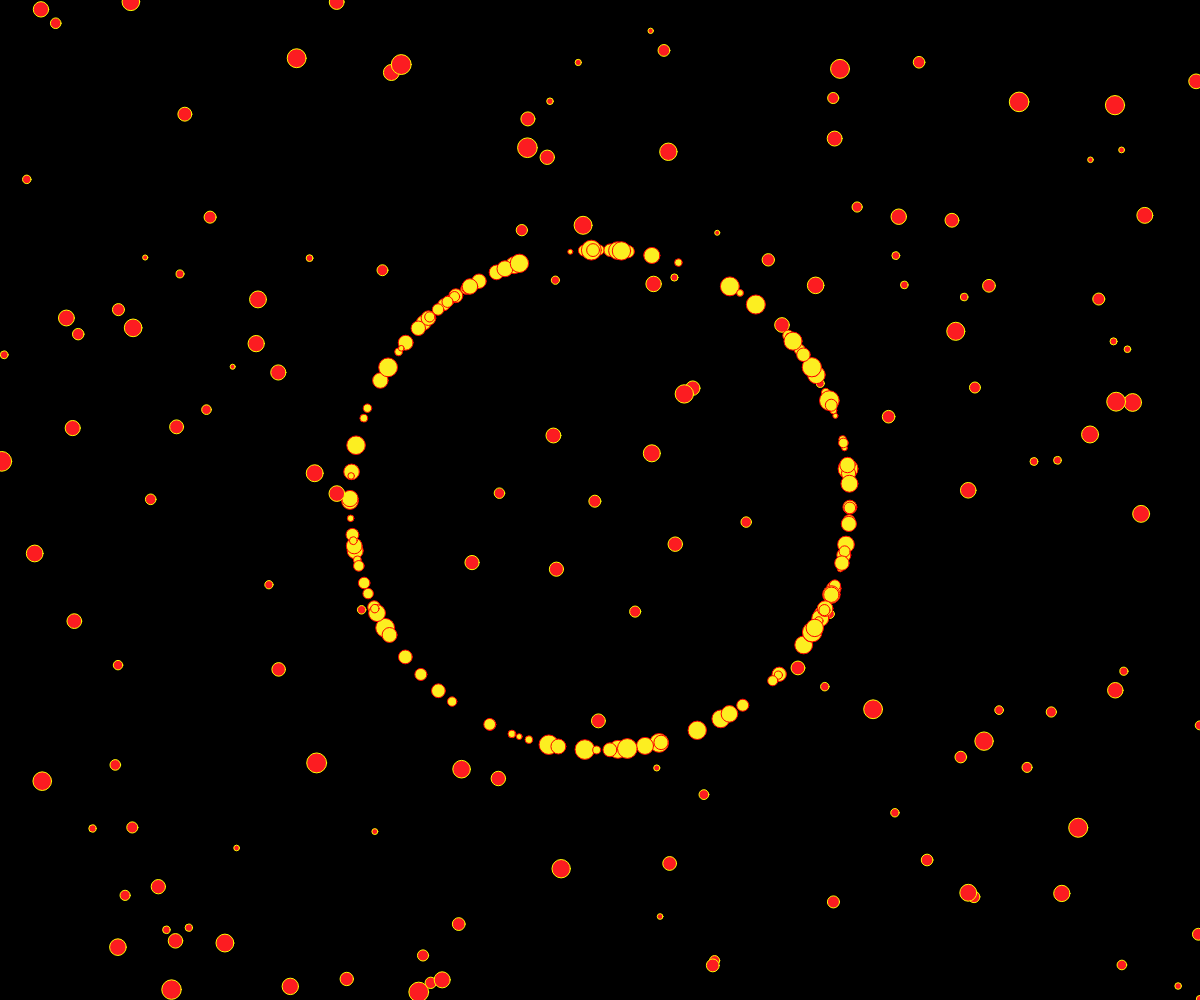
Frame 1 (no input)
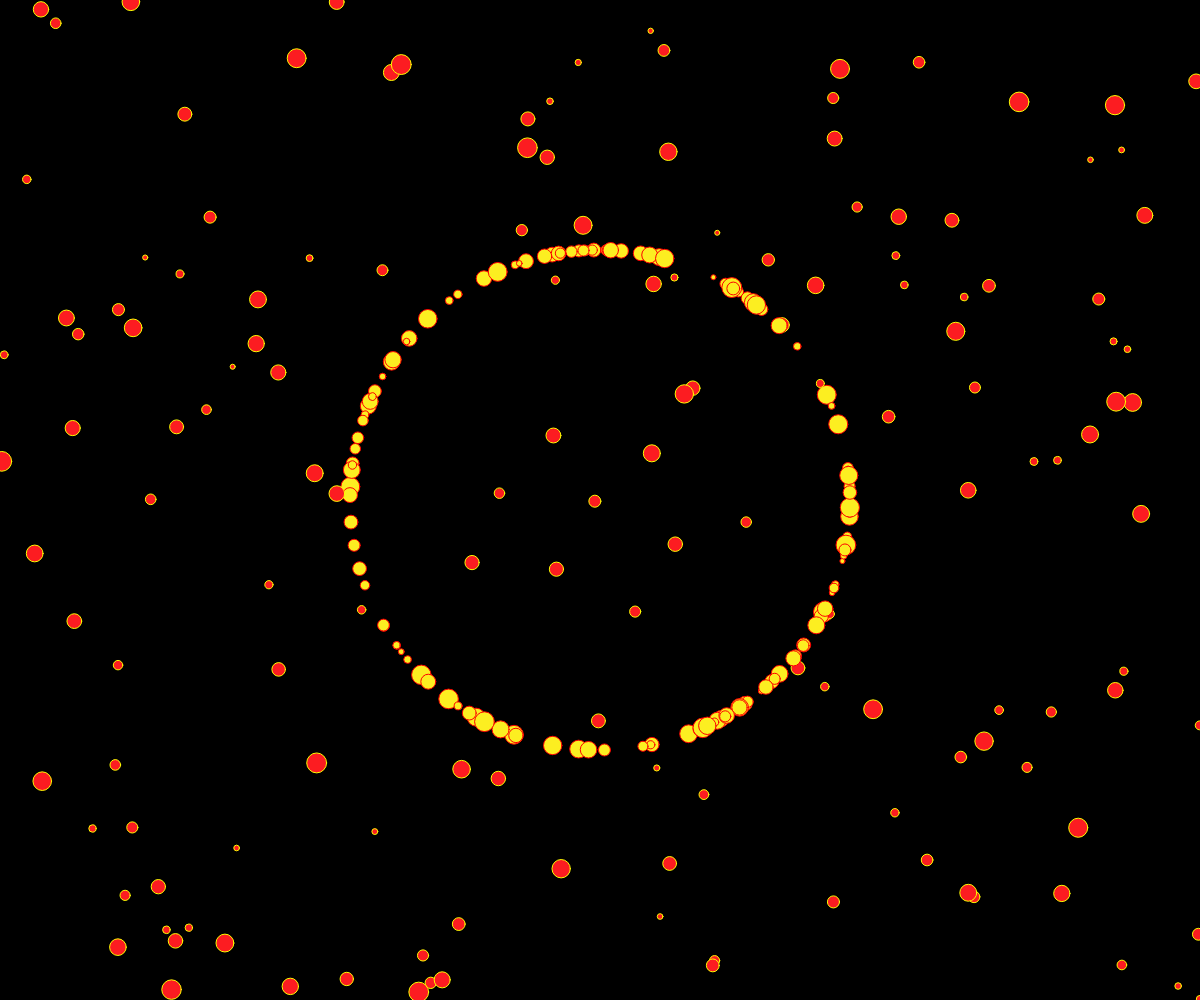
Frame 60 (no input)
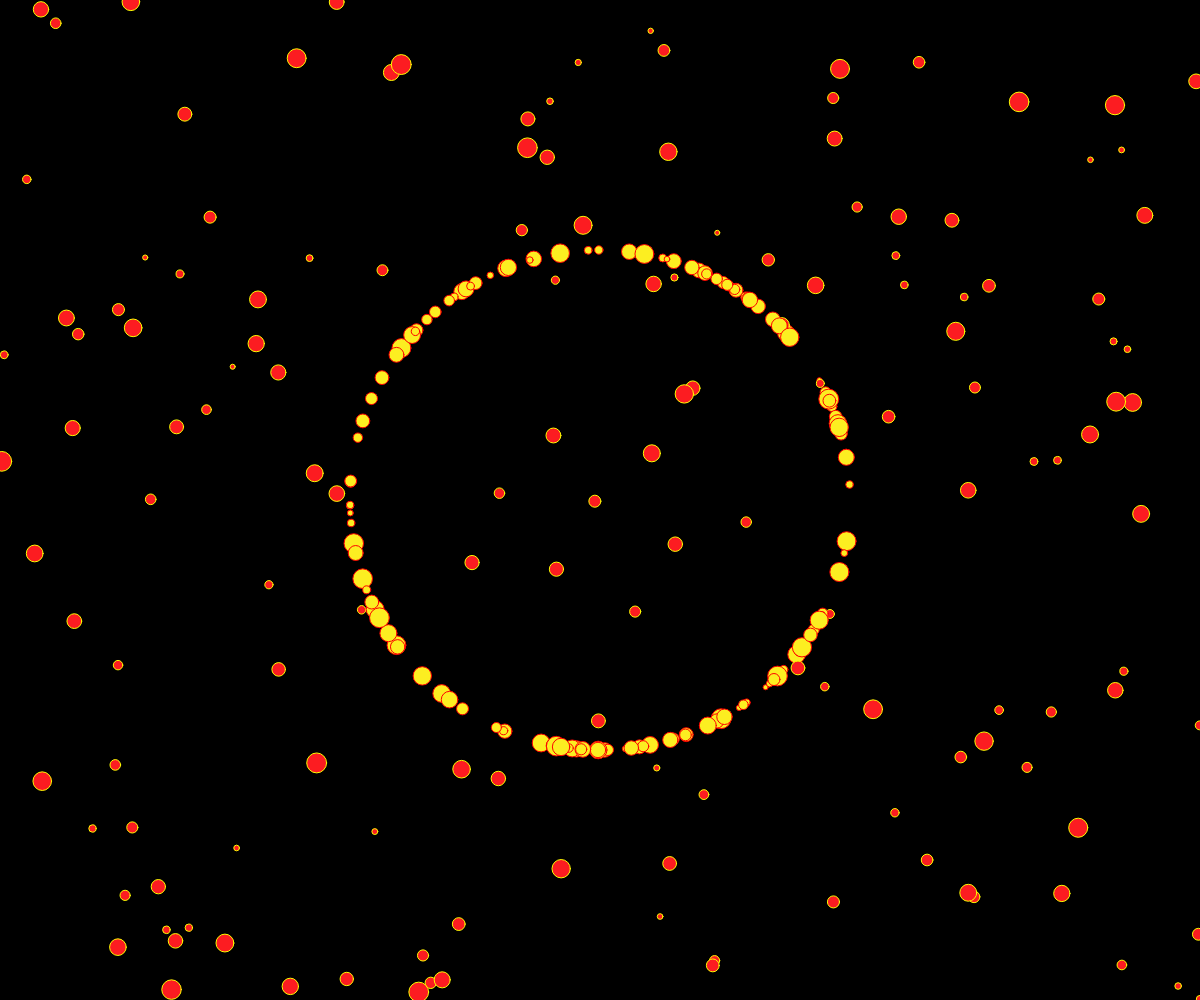
Frame 120 (the mouse pressed at the canvas centre since frame 60)

The p5.js sketch that drew these frames (run headless with seeded random() and noise() and a simulated clock; from frame 60 on, the mouse is pressed at the canvas centre):

// p5.js sketch
// ── sketch.js
let dots = [];
let angle = 0;

function setup() {
  let canvas = createCanvas(windowWidth, windowHeight);
  canvas.id("sketch-container");
  bgcolor = color(0);
  background(bgcolor);

  for (var i = 0; i < 150; i++) {
    dots[i] = new Particle();
  }
}

function draw() {
  background(bgcolor);

  var fader =
    1 - (Math.abs(mouseX - windowWidth / 2) / (windowWidth / 2)) * 0.5;

  for (let i = 0; i < dots.length; i++) {
    dots[i].update(fader);
    dots[i].show();
    // dots[i].angle += 0.01;
  }

  // translate(-windowWidth / 2, -windowHeight / 2);
}

function windowResized() {
  resizeCanvas(windowWidth, windowHeight);
}

// ── particles.js
class Particle {
  constructor() {
    this.posC = createVector(0, 0);
    this.pos = createVector(random(width), random(height));
    // this.pos = this.posR.copy();

    this.r = 250;
    this.angle = random(TWO_PI);
    this.posC.x = this.r * cos(this.angle);
    this.posC.y = this.r * sin(this.angle);
    this.posR = p5.Vector.random2D();

    // this.fader = fade;
    // this.posR = createVector(
    //   Math.floor(Math.random() * height + (width - height) / 2),
    //   Math.floor(Math.random() * height)
    // );

    // this.posC.x = this.r1 * cos(this.angle);
    // this.posC.y = this.r1 * sin(this.angle);

    this.size = random(5, 20);

    // this.pos = createVector(x, y);
  }

  update(fade) {
    this.posC.x = this.r * cos(this.angle);
    this.posC.y = this.r * sin(this.angle);
    this.angle += 0.01;
    // this.pos.x = lerp(this.posR.x, this.posC.x, fade);
    // this.pos.y = lerp(this.posR.y, this.posC.y, fade);
  }

  show() {
    push();

    translate(windowWidth / 2, windowHeight / 2);
    strokeWeight(1);
    stroke(252, 0, 0);
    fill(252, 238, 33);
    circle(this.posC.x, this.posC.y, this.size);
    pop();
    strokeWeight(1);
    stroke(252, 2000, 0);
    fill(252, 28, 33);

    circle(this.pos.x, this.pos.y, this.size);
  }

  // edges() {
  //   if (this.pos.x > width) {
  //     this.pos.x = 0;
  //   }
  //   if (this.pos.x < 0) {
  //     this.pos.x = width;
  //   }
  //   if (this.pos.y > height) {
  //     this.pos.y = 0;
  //   }
  //   if (this.pos.y < 0) {
  //     this.pos.y = height;
  //   }
  // }
}
